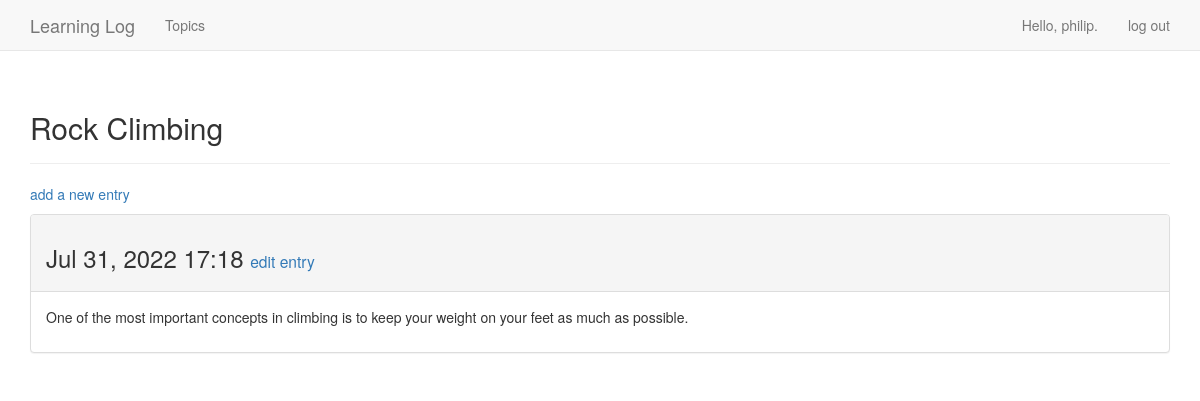
The page /topics/2/ (signed in) on the database as committed earlier.
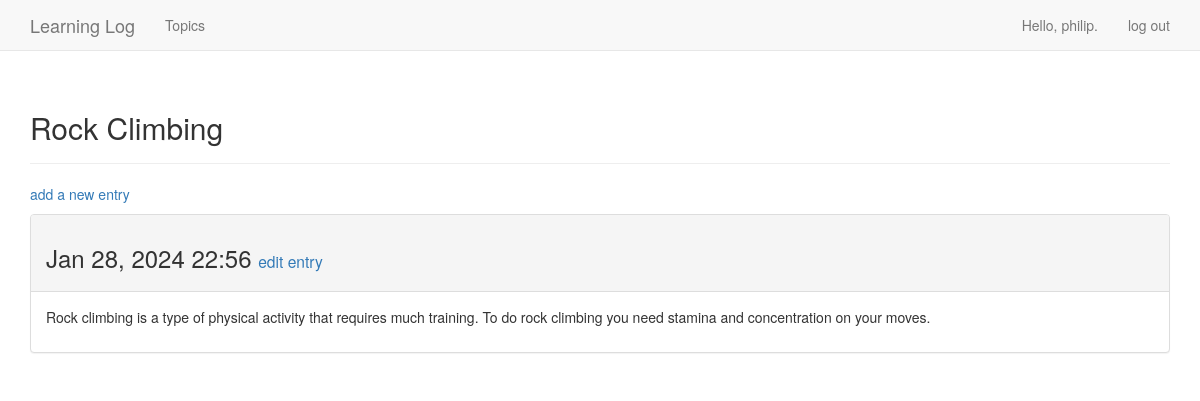
The same page on the database as committed later.
### learning_logs/models.py (models this page shows, shortened)
class Entry(models.Model):
    topic = models.ForeignKey(Topic, on_delete=models.DO_NOTHING)
    text = models.TextField()
    date_added = models.DateTimeField(auto_now_add=True)
    class Meta:
        verbose_name_plural = 'entries'

### learning_logs/views.py (the view)
# urls.py: path('topics/<int:topic_id>/', views.topic, name='topic'),
@login_required
def topic (request, topic_id):
    topic = Topic.objects.get(id=topic_id)
    if topic.owner != request.user:
        raise Http404
    entries = topic.entry_set.order_by('-date_added')
    context = {'topic': topic, 'entries': entries}
    return render(request, 'learning_logs/topic.html', context)

### learning_logs/models.py (called while the page is built)
    def __str__(self):
        return self.text

### learning_logs/templates/learning_logs/topic.html
{% extends 'learning_logs/base.html' %}
{% block header %}
  <h2>{{  topic  }}</h2>
{% endblock header %}
{% block content %}
  <p>
    <a href="{% url 'learning_logs:new_entry' topic.id %}">add a new entry</a>
  </p>
  {% for entry in entries %}
    <div class="panel panel-default">
      <div class="panel-heading">
        <h3>
          {{  entry.date_added|date:'M d, Y H:i'  }}
          <small>
            <a href="{% url 'learning_logs:edit_entry' entry.id %}">edit entry</a>
          </small>
        </h3>
      </div>
      <div class="panel-body">
        {{  entry.text|linebreaks  }}
      </div>
    </div>
  {% empty %}
    There are no entries for this topic yet.
  {% endfor %}
{% endblock content %}

Rows that differ between the two databases and show on the page:
removed Entry: date_added "Jul 31, 2022 17:18", text "One of the most important concepts in climbing is to keep your weight on your feet as much as possible."
added Entry: date_added "Jan 28, 2024 22:56", text "Rock climbing is a type of physical activity that requires much training. To do rock climbing you need stamina and concentration on your moves."
